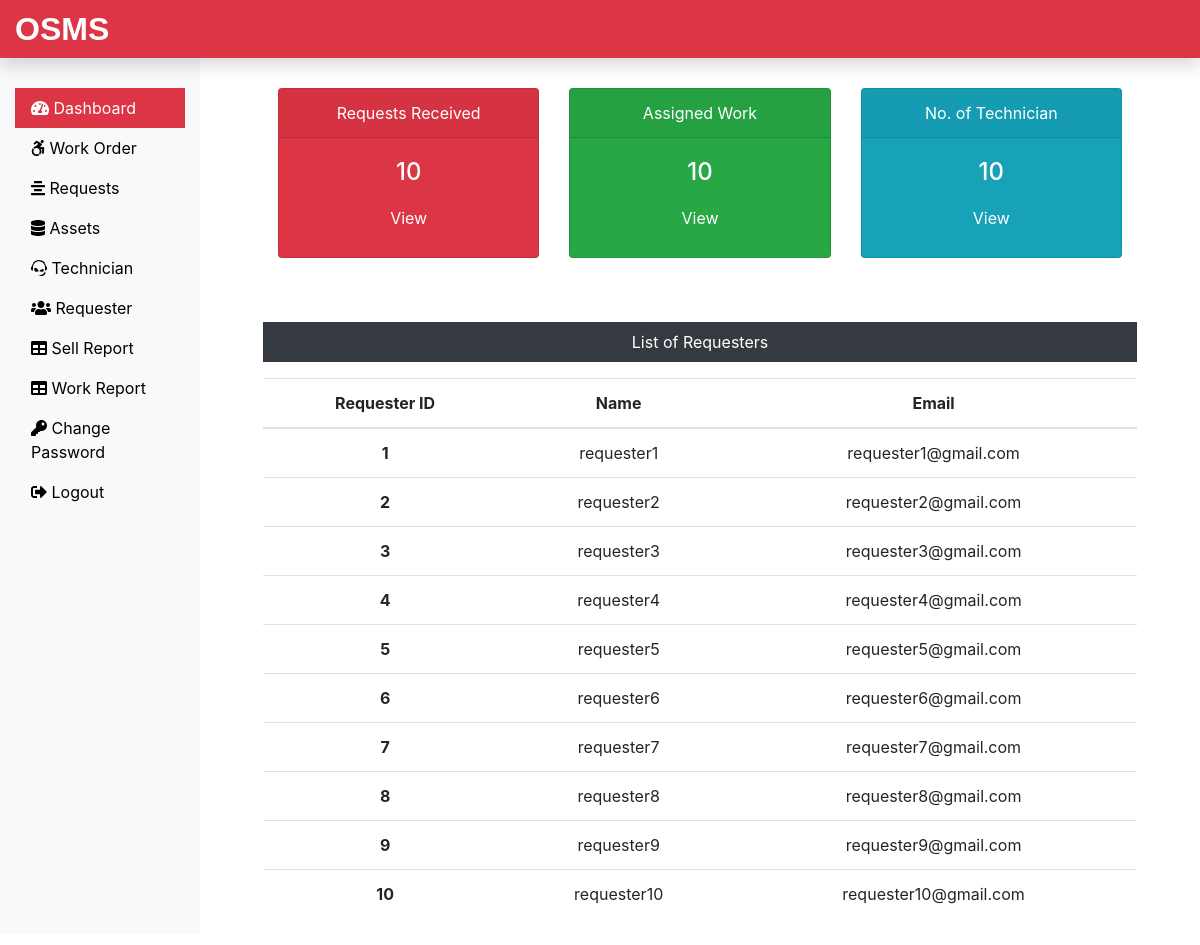
The app's page /Admin/dashboard.php (signed in) with its own data.
### tables this page shows
CREATE TABLE `requesterlogin_tb` (
  `r_login_id` int(11) NOT NULL,
  `r_name` varchar(60) NOT NULL,
  `r_email` varchar(60) NOT NULL,
  `r_password` varchar(60) NOT NULL
);

### Admin/dashboard.php (the view, shortened to what this page needs)
<?php
include('includes/header.php');
include('../dbConnection.php');
 $sql = "SELECT max(request_id) FROM submitrequest_tb";
 $result = $conn->query($sql);
 $row = mysqli_fetch_row($result);
 $submitrequest = $row[0];
 $sql = "SELECT max(request_id) FROM assignwork_tb";
 $result = $conn->query($sql);
 $row = mysqli_fetch_row($result);
 $assignwork = $row[0];
 $sql = "SELECT * FROM technician_tb";
 $result = $conn->query($sql);
 $totaltech = $result->num_rows;
?>
<div class="col-sm-9 col-md-10">
  <div class="row mx-5 text-center">
    <div class="col-sm-4 mt-5">
      <div class="card text-white bg-danger mb-3" style="max-width: 18rem;">
        <div class="card-header">Requests Received</div>
        <div class="card-body">
          <h4 class="card-title">
            <?php echo $submitrequest; ?>
          </h4>
          <a class="btn text-white" href="request.php">View</a>
        </div>
      </div>
    </div>
    <div class="col-sm-4 mt-5">
      <div class="card text-white bg-success mb-3" style="max-width: 18rem;">
        <div class="card-header">Assigned Work</div>
        <div class="card-body">
          <h4 class="card-title">
            <?php echo $assignwork; ?>
          </h4>
          <a class="btn text-white" href="work.php">View</a>
        </div>
      </div>
    </div>
    <div class="col-sm-4 mt-5">
      <div class="card text-white bg-info mb-3" style="max-width: 18rem;">
        <div class="card-header">No. of Technician</div>
        <div class="card-body">
          <h4 class="card-title">
            <?php echo $totaltech; ?>
          </h4>
          <a class="btn text-white" href="technician.php">View</a>
        </div>
      </div>
    </div>
  </div>
  <div class="mx-5 mt-5 text-center">
    <p class=" bg-dark text-white p-2">List of Requesters</p>
    <?php
    $sql = "SELECT * FROM requesterlogin_tb";
    $result = $conn->query($sql);
    if($result->num_rows > 0){
 echo '<table class="table">
  <thead>
   <tr>
    <th scope="col">Requester ID</th>
    <th scope="col">Name</th>
    <th scope="col">Email</th>
   </tr>
  </thead>
  <tbody>';
  while($row = $result->fetch_assoc()){
   echo '<tr>';
    echo '<th scope="row">'.$row["r_login_id"].'</th>';
    echo '<td>'. $row["r_name"].'</td>';
    echo '<td>'.$row["r_email"].'</td>';
  }
 echo '</tbody>
 </table>';
} else {
  echo "0 Result";
}
?>
  </div>
</div>
</div>
</div>
<?php
include('includes/footer.php');
?>

### Admin/includes/header.php (shortened to what this page needs)
<!DOCTYPE html>
<html lang="en">
<head>
 <link rel="stylesheet" href="../css/bootstrap.min.css">
 <link rel="stylesheet" href="../css/all.min.css">
 <link rel="stylesheet" href="../css/custom.css">
</head>
<body>
 <nav class="navbar navbar-dark fixed-top bg-danger p-0 shadow">
  <a class="navbar-brand col-sm-3 col-md-2 mr-0" href="dashboard.php">OSMS</a>
 </nav>
 <div class="container-fluid mb-5" style="margin-top:40px;">
  <div class="row">
   <nav class="col-sm-3 col-md-2 bg-light sidebar py-5 d-print-none">
    <div class="sidebar-sticky">
     <ul class="nav flex-column">
      <li class="nav-item">
       <a class="nav-link <?php if(PAGE == 'dashboard') { echo 'active'; } ?> " href="dashboard.php">
        <i class="fas fa-tachometer-alt"></i>
        Dashboard
       </a>
      </li>
      <li class="nav-item">
       <a class="nav-link <?php if(PAGE == 'work') { echo 'active'; } ?>" href="work.php">
        <i class="fab fa-accessible-icon"></i>
        Work Order
       </a>
      </li>
      <li class="nav-item">
       <a class="nav-link <?php if(PAGE == 'request') { echo 'active'; } ?>" href="request.php">
        <i class="fas fa-align-center"></i>
        Requests
       </a>
      </li>
      <li class="nav-item">
       <a class="nav-link <?php if(PAGE == 'assets') { echo 'active'; } ?>" href="assets.php">
        <i class="fas fa-database"></i>
        Assets
       </a>
      </li>
      <li class="nav-item">
       <a class="nav-link <?php if(PAGE == 'technician') { echo 'active'; } ?>" href="technician.php">
        <i class="fab fa-teamspeak"></i>
        Technician
       </a>
      </li>
      <li class="nav-item">
       <a class="nav-link <?php if(PAGE == 'requesters') { echo 'active'; } ?>" href="requester.php">
        <i class="fas fa-users"></i>
        Requester
       </a>
      </li>
      <li class="nav-item">
       <a class="nav-link <?php if(PAGE == 'sellreport') { echo 'active'; } ?>" href="soldproductreport.php">
        <i class="fas fa-table"></i>
        Sell Report
       </a>
      </li>
      <li class="nav-item">
       <a class="nav-link <?php if(PAGE == 'workreport') { echo 'active'; } ?>" href="workreport.php">
        <i class="fas fa-table"></i>
        Work Report
       </a>
      </li>
      <li class="nav-item">
       <a class="nav-link <?php if(PAGE == 'changepass') { echo 'active'; } ?>" href="changepass.php">
        <i class="fas fa-key"></i>
        Change Password
       </a>
      </li>
      <li class="nav-item">
       <a class="nav-link" href="../logout.php">
        <i class="fas fa-sign-out-alt"></i>
        Logout
       </a>
      </li>
     </ul>
    </div>
   </nav>

### Admin/includes/footer.php (shortened to what this page needs)
</body>
</html>

### css/custom.css (style rules this page uses)
.navbar-brand { font-family: 'Ubuntu', sans-serif; font-size: 2em; font-weight: bold; }
a { color: black; }
.active { color: white; background-color: #DC3545; }

### records on screen
requesterlogin_tb: r_login_id "1", r_name "requester1", r_email "requester1@gmail.com"
requesterlogin_tb: r_login_id "2", r_name "requester2", r_email "requester2@gmail.com"
requesterlogin_tb: r_login_id "3", r_name "requester3", r_email "requester3@gmail.com"
requesterlogin_tb: r_login_id "4", r_name "requester4", r_email "requester4@gmail.com"
requesterlogin_tb: r_login_id "5", r_name "requester5", r_email "requester5@gmail.com"
requesterlogin_tb: r_login_id "6", r_name "requester6", r_email "requester6@gmail.com"
requesterlogin_tb: r_login_id "7", r_name "requester7", r_email "requester7@gmail.com"
requesterlogin_tb: r_login_id "8", r_name "requester8", r_email "requester8@gmail.com"
requesterlogin_tb: r_login_id "9", r_name "requester9", r_email "requester9@gmail.com"
requesterlogin_tb: r_login_id "10", r_name "requester10", r_email "requester10@gmail.com"

### other values on screen
$submitrequest "10"
$assignwork "10"
$totaltech "10"
